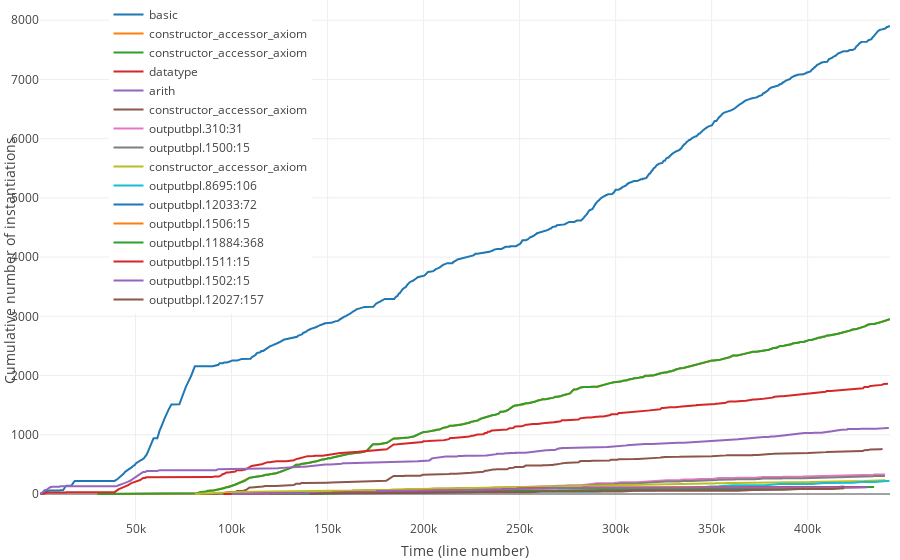

Notebook cell for this chart:
### Code cell
let layout = Layout::new()
    .x_axis(Axis::new().title(Title::new("Time (line number)")))
    .y_axis(Axis::new().title(Title::new("Cumulative number of instantiations")))
    .margin(Margin::new().top(0).bottom(40).left(40).right(10))
    .legend(Legend::new().x(0.2).y(1.0).orientation(Orientation::Vertical).x_anchor(Anchor::Center));

let mut plot = Plot::new();
plot.set_layout(layout);

for (name, values) in instantiation_times.iter().take(16) {
    let (ys, xs) : (Vec<_>, Vec<_>) = values.iter().cloned().enumerate().unzip();
    let trace = Scatter::new(xs, ys).name(name).mode(Mode::Lines);
    plot.add_trace(trace);
}

plot.lab_display();
